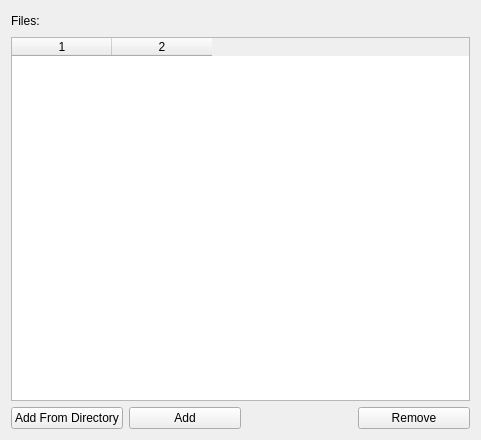
<?xml version="1.0" encoding="UTF-8"?>
<ui version="4.0">
 <class>AwBatchFileInputWidgetUi</class>
 <widget class="QWidget" name="AwBatchFileInputWidgetUi">
  <property name="geometry">
   <rect>
    <x>0</x>
    <y>0</y>
    <width>481</width>
    <height>440</height>
   </rect>
  </property>
  <property name="sizePolicy">
   <sizepolicy hsizetype="Expanding" vsizetype="Expanding">
    <horstretch>0</horstretch>
    <verstretch>0</verstretch>
   </sizepolicy>
  </property>
  <property name="windowTitle">
   <string>AwBatchFileInputWidget</string>
  </property>
  <layout class="QVBoxLayout" name="verticalLayout">
   <item>
    <layout class="QHBoxLayout" name="horizontalLayout">
     <item>
      <widget class="QLabel" name="labelFiles">
       <property name="text">
        <string>Files:</string>
       </property>
      </widget>
     </item>
     <item>
      <spacer name="horizontalSpacer">
       <property name="orientation">
        <enum>Qt::Horizontal</enum>
       </property>
       <property name="sizeHint" stdset="0">
        <size>
         <width>40</width>
         <height>20</height>
        </size>
       </property>
      </spacer>
     </item>
    </layout>
   </item>
   <item>
    <widget class="QTableWidget" name="tableWidget">
     <property name="editTriggers">
      <set>QAbstractItemView::NoEditTriggers</set>
     </property>
     <property name="alternatingRowColors">
      <bool>true</bool>
     </property>
     <property name="selectionMode">
      <enum>QAbstractItemView::MultiSelection</enum>
     </property>
     <property name="selectionBehavior">
      <enum>QAbstractItemView::SelectRows</enum>
     </property>
     <property name="columnCount">
      <number>2</number>
     </property>
     <column/>
     <column/>
    </widget>
   </item>
   <item>
    <layout class="QHBoxLayout" name="horizontalLayout_2">
     <item>
      <widget class="QPushButton" name="buttonAddFromDir">
       <property name="sizePolicy">
        <sizepolicy hsizetype="Expanding" vsizetype="Preferred">
         <horstretch>0</horstretch>
         <verstretch>0</verstretch>
        </sizepolicy>
       </property>
       <property name="toolTip">
        <string>Click to pick a root directory</string>
       </property>
       <property name="text">
        <string>Add From Directory</string>
       </property>
      </widget>
     </item>
     <item>
      <widget class="QPushButton" name="buttonAddFiles">
       <property name="sizePolicy">
        <sizepolicy hsizetype="Expanding" vsizetype="Preferred">
         <horstretch>0</horstretch>
         <verstretch>0</verstretch>
        </sizepolicy>
       </property>
       <property name="toolTip">
        <string>Click to add files</string>
       </property>
       <property name="text">
        <string>Add</string>
       </property>
      </widget>
     </item>
     <item>
      <spacer name="horizontalSpacer_3">
       <property name="orientation">
        <enum>Qt::Horizontal</enum>
       </property>
       <property name="sizeHint" stdset="0">
        <size>
         <width>40</width>
         <height>20</height>
        </size>
       </property>
      </spacer>
     </item>
     <item>
      <widget class="QPushButton" name="buttonRemove">
       <property name="sizePolicy">
        <sizepolicy hsizetype="Expanding" vsizetype="Preferred">
         <horstretch>0</horstretch>
         <verstretch>0</verstretch>
        </sizepolicy>
       </property>
       <property name="toolTip">
        <string>Remove selected filles</string>
       </property>
       <property name="text">
        <string>Remove</string>
       </property>
      </widget>
     </item>
    </layout>
   </item>
  </layout>
 </widget>
 <layoutdefault spacing="6" margin="11"/>
 <resources/>
 <connections>
  <connection>
   <sender>buttonRemove</sender>
   <signal>clicked()</signal>
   <receiver>AwBatchFileInputWidgetUi</receiver>
   <slot>removeFiles()</slot>
   <hints>
    <hint type="sourcelabel">
     <x>444</x>
     <y>417</y>
    </hint>
    <hint type="destinationlabel">
     <x>335</x>
     <y>432</y>
    </hint>
   </hints>
  </connection>
  <connection>
   <sender>buttonAddFiles</sender>
   <signal>clicked()</signal>
   <receiver>AwBatchFileInputWidgetUi</receiver>
   <slot>addFiles()</slot>
   <hints>
    <hint type="sourcelabel">
     <x>191</x>
     <y>415</y>
    </hint>
    <hint type="destinationlabel">
     <x>253</x>
     <y>430</y>
    </hint>
   </hints>
  </connection>
  <connection>
   <sender>buttonAddFromDir</sender>
   <signal>clicked()</signal>
   <receiver>AwBatchFileInputWidgetUi</receiver>
   <slot>addFilesFromDir()</slot>
   <hints>
    <hint type="sourcelabel">
     <x>86</x>
     <y>414</y>
    </hint>
    <hint type="destinationlabel">
     <x>262</x>
     <y>402</y>
    </hint>
   </hints>
  </connection>
 </connections>
 <slots>
  <slot>removeFiles()</slot>
  <slot>addFiles()</slot>
  <slot>addFilesFromDir()</slot>
 </slots>
</ui>
